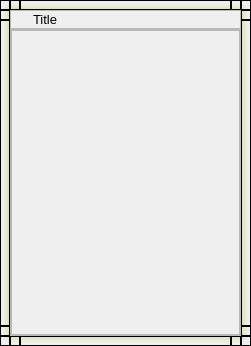
<?xml version="1.0" encoding="UTF-8"?>
<ui version="4.0">
 <class>DockWidget</class>
 <widget class="QWidget" name="DockWidget">
  <property name="geometry">
   <rect>
    <x>0</x>
    <y>0</y>
    <width>251</width>
    <height>346</height>
   </rect>
  </property>
  <property name="minimumSize">
   <size>
    <width>110</width>
    <height>60</height>
   </size>
  </property>
  <property name="windowTitle">
   <string>DockWidget</string>
  </property>
  <layout class="QGridLayout" name="gridLayout">
   <property name="margin">
    <number>0</number>
   </property>
   <property name="spacing">
    <number>0</number>
   </property>
   <item row="0" column="2" colspan="2">
    <layout class="QHBoxLayout" name="hBorder2">
     <property name="spacing">
      <number>0</number>
     </property>
     <item>
      <widget class="QFrame" name="topLeft_ext1">
       <property name="minimumSize">
        <size>
         <width>10</width>
         <height>10</height>
        </size>
       </property>
       <property name="maximumSize">
        <size>
         <width>10</width>
         <height>10</height>
        </size>
       </property>
       <property name="styleSheet">
        <string notr="true">background:qlineargradient(spread:pad, x1:0, y1:1, x2:0, y2:0, stop:0 rgba(164, 196, 0, 70), stop:0.7 rgba(255, 255, 255, 0))</string>
       </property>
       <property name="frameShape">
        <enum>QFrame::StyledPanel</enum>
       </property>
       <property name="frameShadow">
        <enum>QFrame::Raised</enum>
       </property>
      </widget>
     </item>
     <item>
      <widget class="QFrame" name="top">
       <property name="minimumSize">
        <size>
         <width>0</width>
         <height>10</height>
        </size>
       </property>
       <property name="maximumSize">
        <size>
         <width>16777215</width>
         <height>10</height>
        </size>
       </property>
       <property name="styleSheet">
        <string notr="true">background:qlineargradient(spread:pad, x1:0, y1:1, x2:0, y2:0, stop:0 rgba(164, 196, 0, 70), stop:0.7 rgba(255, 255, 255, 0))</string>
       </property>
       <property name="frameShape">
        <enum>QFrame::StyledPanel</enum>
       </property>
       <property name="frameShadow">
        <enum>QFrame::Raised</enum>
       </property>
      </widget>
     </item>
     <item>
      <widget class="QFrame" name="topRight_ext2">
       <property name="minimumSize">
        <size>
         <width>10</width>
         <height>10</height>
        </size>
       </property>
       <property name="maximumSize">
        <size>
         <width>10</width>
         <height>10</height>
        </size>
       </property>
       <property name="styleSheet">
        <string notr="true">background:qlineargradient(spread:pad, x1:0, y1:1, x2:0, y2:0, stop:0 rgba(164, 196, 0, 70), stop:0.7 rgba(255, 255, 255, 0))</string>
       </property>
       <property name="frameShape">
        <enum>QFrame::StyledPanel</enum>
       </property>
       <property name="frameShadow">
        <enum>QFrame::Raised</enum>
       </property>
      </widget>
     </item>
     <item>
      <widget class="QFrame" name="topRight">
       <property name="minimumSize">
        <size>
         <width>10</width>
         <height>10</height>
        </size>
       </property>
       <property name="maximumSize">
        <size>
         <width>10</width>
         <height>10</height>
        </size>
       </property>
       <property name="styleSheet">
        <string notr="true">background:qradialgradient(spread:pad, cx:0, cy:1, radius:0.7, fx:0, fy:1, stop:0 rgba(164, 196, 0, 70), stop:1 rgba(255, 255, 255, 0))</string>
       </property>
       <property name="frameShape">
        <enum>QFrame::StyledPanel</enum>
       </property>
       <property name="frameShadow">
        <enum>QFrame::Raised</enum>
       </property>
      </widget>
     </item>
    </layout>
   </item>
   <item row="0" column="0" rowspan="4" colspan="2">
    <layout class="QVBoxLayout" name="vBorder2">
     <property name="spacing">
      <number>0</number>
     </property>
     <item>
      <widget class="QFrame" name="topLeft">
       <property name="minimumSize">
        <size>
         <width>10</width>
         <height>10</height>
        </size>
       </property>
       <property name="maximumSize">
        <size>
         <width>10</width>
         <height>10</height>
        </size>
       </property>
       <property name="styleSheet">
        <string notr="true">background:qradialgradient(spread:pad, cx:1, cy:1, radius:0.7, fx:1, fy:1, stop:0 rgba(164, 196, 0, 70), stop:1 rgba(255, 255, 255, 0))</string>
       </property>
       <property name="frameShape">
        <enum>QFrame::StyledPanel</enum>
       </property>
       <property name="frameShadow">
        <enum>QFrame::Raised</enum>
       </property>
      </widget>
     </item>
     <item>
      <widget class="QFrame" name="topLeft_ext2">
       <property name="minimumSize">
        <size>
         <width>10</width>
         <height>10</height>
        </size>
       </property>
       <property name="maximumSize">
        <size>
         <width>10</width>
         <height>10</height>
        </size>
       </property>
       <property name="styleSheet">
        <string notr="true">background:qlineargradient(spread:pad, x1:1, y1:0, x2:0, y2:0, stop:0  rgba(164, 196, 0, 70), stop:0.7 rgba(255, 255, 255, 0))</string>
       </property>
       <property name="frameShape">
        <enum>QFrame::StyledPanel</enum>
       </property>
       <property name="frameShadow">
        <enum>QFrame::Raised</enum>
       </property>
      </widget>
     </item>
     <item>
      <widget class="QFrame" name="left">
       <property name="minimumSize">
        <size>
         <width>10</width>
         <height>0</height>
        </size>
       </property>
       <property name="maximumSize">
        <size>
         <width>10</width>
         <height>16777215</height>
        </size>
       </property>
       <property name="styleSheet">
        <string notr="true">background:qlineargradient(spread:pad, x1:1, y1:0, x2:0, y2:0, stop:0  rgba(164, 196, 0, 70), stop:0.7 rgba(255, 255, 255, 0))</string>
       </property>
       <property name="frameShape">
        <enum>QFrame::StyledPanel</enum>
       </property>
       <property name="frameShadow">
        <enum>QFrame::Raised</enum>
       </property>
      </widget>
     </item>
     <item>
      <widget class="QFrame" name="bottomLeft_ext1">
       <property name="minimumSize">
        <size>
         <width>10</width>
         <height>10</height>
        </size>
       </property>
       <property name="maximumSize">
        <size>
         <width>10</width>
         <height>10</height>
        </size>
       </property>
       <property name="styleSheet">
        <string notr="true">background:qlineargradient(spread:pad, x1:1, y1:0, x2:0, y2:0, stop:0  rgba(164, 196, 0, 70), stop:0.7 rgba(255, 255, 255, 0))</string>
       </property>
       <property name="frameShape">
        <enum>QFrame::StyledPanel</enum>
       </property>
       <property name="frameShadow">
        <enum>QFrame::Raised</enum>
       </property>
      </widget>
     </item>
     <item>
      <widget class="QFrame" name="bottomLeft">
       <property name="minimumSize">
        <size>
         <width>10</width>
         <height>10</height>
        </size>
       </property>
       <property name="maximumSize">
        <size>
         <width>10</width>
         <height>10</height>
        </size>
       </property>
       <property name="styleSheet">
        <string notr="true">background:qradialgradient(spread:pad, cx:1, cy:0, radius:0.7, fx:1, fy:0, stop:0 rgba(164, 196, 0, 70), stop:1 rgba(255, 255, 255, 0))</string>
       </property>
       <property name="frameShape">
        <enum>QFrame::StyledPanel</enum>
       </property>
       <property name="frameShadow">
        <enum>QFrame::Raised</enum>
       </property>
      </widget>
     </item>
    </layout>
   </item>
   <item row="1" column="2">
    <widget class="QFrame" name="DockFrame">
     <property name="minimumSize">
      <size>
       <width>0</width>
       <height>19</height>
      </size>
     </property>
     <property name="maximumSize">
      <size>
       <width>16777215</width>
       <height>19</height>
      </size>
     </property>
     <property name="frameShape">
      <enum>QFrame::StyledPanel</enum>
     </property>
     <property name="frameShadow">
      <enum>QFrame::Raised</enum>
     </property>
     <layout class="QHBoxLayout" name="horizontalLayout_2">
      <property name="spacing">
       <number>6</number>
      </property>
      <property name="leftMargin">
       <number>9</number>
      </property>
      <property name="topMargin">
       <number>0</number>
      </property>
      <property name="rightMargin">
       <number>0</number>
      </property>
      <property name="bottomMargin">
       <number>0</number>
      </property>
      <item>
       <widget class="QLabel" name="icone">
        <property name="text">
         <string/>
        </property>
       </widget>
      </item>
      <item>
       <widget class="QLabel" name="L_Title">
        <property name="sizePolicy">
         <sizepolicy hsizetype="Expanding" vsizetype="Preferred">
          <horstretch>0</horstretch>
          <verstretch>0</verstretch>
         </sizepolicy>
        </property>
        <property name="minimumSize">
         <size>
          <width>20</width>
          <height>0</height>
         </size>
        </property>
        <property name="font">
         <font>
          <family>Segoe UI</family>
          <pointsize>10</pointsize>
         </font>
        </property>
        <property name="text">
         <string>Title</string>
        </property>
        <property name="textFormat">
         <enum>Qt::PlainText</enum>
        </property>
        <property name="scaledContents">
         <bool>false</bool>
        </property>
        <property name="textInteractionFlags">
         <set>Qt::NoTextInteraction</set>
        </property>
       </widget>
      </item>
      <item>
       <spacer name="horizontalSpacer">
        <property name="orientation">
         <enum>Qt::Horizontal</enum>
        </property>
        <property name="sizeType">
         <enum>QSizePolicy::Maximum</enum>
        </property>
        <property name="sizeHint" stdset="0">
         <size>
          <width>10</width>
          <height>17</height>
         </size>
        </property>
       </spacer>
      </item>
      <item>
       <layout class="QHBoxLayout" name="optionLayout">
        <property name="spacing">
         <number>0</number>
        </property>
        <item>
         <widget class="QPushButton" name="outToolBarBtn">
          <property name="styleSheet">
           <string notr="true">border:none</string>
          </property>
          <property name="text">
           <string/>
          </property>
          <property name="icon">
           <iconset resource="_resources/SwGuiRsc.qrc">
            <normaloff>:/DockWidget/images/DockWidget/OutToolBar.png</normaloff>:/DockWidget/images/DockWidget/OutToolBar.png</iconset>
          </property>
         </widget>
        </item>
        <item>
         <widget class="QPushButton" name="toToolBarBtn">
          <property name="styleSheet">
           <string notr="true">border:none</string>
          </property>
          <property name="text">
           <string/>
          </property>
          <property name="icon">
           <iconset resource="_resources/SwGuiRsc.qrc">
            <normaloff>:/DockWidget/images/DockWidget/InToolBar.png</normaloff>:/DockWidget/images/DockWidget/InToolBar.png</iconset>
          </property>
         </widget>
        </item>
        <item>
         <widget class="QPushButton" name="PB_Close">
          <property name="minimumSize">
           <size>
            <width>20</width>
            <height>20</height>
           </size>
          </property>
          <property name="maximumSize">
           <size>
            <width>20</width>
            <height>20</height>
           </size>
          </property>
          <property name="styleSheet">
           <string notr="true">border:none</string>
          </property>
          <property name="text">
           <string/>
          </property>
          <property name="icon">
           <iconset resource="_resources/SwGuiRsc.qrc">
            <normaloff>:/DockWidget/images/DockWidget/DockClose.png</normaloff>:/DockWidget/images/DockWidget/DockClose.png</iconset>
          </property>
          <property name="iconSize">
           <size>
            <width>10</width>
            <height>10</height>
           </size>
          </property>
          <property name="flat">
           <bool>false</bool>
          </property>
         </widget>
        </item>
       </layout>
      </item>
     </layout>
    </widget>
   </item>
   <item row="1" column="3" rowspan="3">
    <layout class="QVBoxLayout" name="vBorder1">
     <property name="spacing">
      <number>0</number>
     </property>
     <item>
      <widget class="QFrame" name="topRight_ext1">
       <property name="minimumSize">
        <size>
         <width>10</width>
         <height>10</height>
        </size>
       </property>
       <property name="maximumSize">
        <size>
         <width>10</width>
         <height>10</height>
        </size>
       </property>
       <property name="styleSheet">
        <string notr="true">background:qlineargradient(spread:pad, x1:0, y1:0, x2:1, y2:0, stop:0  rgba(164, 196, 0, 70), stop:0.7 rgba(255, 255, 255, 0))</string>
       </property>
       <property name="frameShape">
        <enum>QFrame::StyledPanel</enum>
       </property>
       <property name="frameShadow">
        <enum>QFrame::Raised</enum>
       </property>
      </widget>
     </item>
     <item>
      <widget class="QFrame" name="right">
       <property name="minimumSize">
        <size>
         <width>10</width>
         <height>0</height>
        </size>
       </property>
       <property name="maximumSize">
        <size>
         <width>10</width>
         <height>16777215</height>
        </size>
       </property>
       <property name="styleSheet">
        <string notr="true">background:qlineargradient(spread:pad, x1:0, y1:0, x2:1, y2:0, stop:0  rgba(164, 196, 0, 70), stop:0.7 rgba(255, 255, 255, 0))</string>
       </property>
       <property name="frameShape">
        <enum>QFrame::StyledPanel</enum>
       </property>
       <property name="frameShadow">
        <enum>QFrame::Raised</enum>
       </property>
      </widget>
     </item>
     <item>
      <widget class="QFrame" name="bottomRight_ext2">
       <property name="minimumSize">
        <size>
         <width>10</width>
         <height>10</height>
        </size>
       </property>
       <property name="maximumSize">
        <size>
         <width>10</width>
         <height>10</height>
        </size>
       </property>
       <property name="styleSheet">
        <string notr="true">background:qlineargradient(spread:pad, x1:0, y1:0, x2:1, y2:0, stop:0  rgba(164, 196, 0, 70), stop:0.7 rgba(255, 255, 255, 0))</string>
       </property>
       <property name="frameShape">
        <enum>QFrame::StyledPanel</enum>
       </property>
       <property name="frameShadow">
        <enum>QFrame::Raised</enum>
       </property>
      </widget>
     </item>
     <item>
      <widget class="QFrame" name="bottomRight">
       <property name="minimumSize">
        <size>
         <width>10</width>
         <height>10</height>
        </size>
       </property>
       <property name="maximumSize">
        <size>
         <width>10</width>
         <height>10</height>
        </size>
       </property>
       <property name="styleSheet">
        <string notr="true">background:qradialgradient(spread:pad, cx:0, cy:0, radius:0.7, fx:0, fy:0, stop:0 rgba(164, 196, 0, 70), stop:1 rgba(255, 255, 255, 0))</string>
       </property>
       <property name="frameShape">
        <enum>QFrame::StyledPanel</enum>
       </property>
       <property name="frameShadow">
        <enum>QFrame::Raised</enum>
       </property>
      </widget>
     </item>
    </layout>
   </item>
   <item row="2" column="2">
    <widget class="QFrame" name="DockContent">
     <property name="frameShape">
      <enum>QFrame::StyledPanel</enum>
     </property>
     <property name="frameShadow">
      <enum>QFrame::Raised</enum>
     </property>
     <layout class="QGridLayout" name="gridLayout_3">
      <property name="margin">
       <number>0</number>
      </property>
      <property name="spacing">
       <number>0</number>
      </property>
      <item row="0" column="0">
       <widget class="QScrollArea" name="scrollArea">
        <property name="widgetResizable">
         <bool>true</bool>
        </property>
        <widget class="QWidget" name="scrollAreaWidgetContents">
         <property name="geometry">
          <rect>
           <x>0</x>
           <y>0</y>
           <width>223</width>
           <height>299</height>
          </rect>
         </property>
         <layout class="QVBoxLayout" name="contentLayout">
          <property name="spacing">
           <number>0</number>
          </property>
          <property name="margin">
           <number>0</number>
          </property>
          <item>
           <spacer name="verticalSpacer">
            <property name="orientation">
             <enum>Qt::Vertical</enum>
            </property>
            <property name="sizeHint" stdset="0">
             <size>
              <width>20</width>
              <height>20</height>
             </size>
            </property>
           </spacer>
          </item>
         </layout>
        </widget>
       </widget>
      </item>
     </layout>
    </widget>
   </item>
   <item row="3" column="2">
    <layout class="QHBoxLayout" name="hBorder1">
     <property name="spacing">
      <number>0</number>
     </property>
     <item>
      <widget class="QFrame" name="bottomLeft_ext2">
       <property name="minimumSize">
        <size>
         <width>10</width>
         <height>10</height>
        </size>
       </property>
       <property name="maximumSize">
        <size>
         <width>10</width>
         <height>10</height>
        </size>
       </property>
       <property name="styleSheet">
        <string notr="true">background:qlineargradient(spread:pad, x1:0, y1:0, x2:0, y2:1, stop:0  rgba(164, 196, 0, 70), stop:0.7 rgba(255, 255, 255, 0))</string>
       </property>
       <property name="frameShape">
        <enum>QFrame::StyledPanel</enum>
       </property>
       <property name="frameShadow">
        <enum>QFrame::Raised</enum>
       </property>
      </widget>
     </item>
     <item>
      <widget class="QFrame" name="bottom">
       <property name="minimumSize">
        <size>
         <width>0</width>
         <height>10</height>
        </size>
       </property>
       <property name="maximumSize">
        <size>
         <width>16777215</width>
         <height>10</height>
        </size>
       </property>
       <property name="styleSheet">
        <string notr="true">background:qlineargradient(spread:pad, x1:0, y1:0, x2:0, y2:1, stop:0  rgba(164, 196, 0, 70), stop:0.7 rgba(255, 255, 255, 0))</string>
       </property>
       <property name="frameShape">
        <enum>QFrame::StyledPanel</enum>
       </property>
       <property name="frameShadow">
        <enum>QFrame::Raised</enum>
       </property>
      </widget>
     </item>
     <item>
      <widget class="QFrame" name="bottomRight_ext1">
       <property name="minimumSize">
        <size>
         <width>10</width>
         <height>10</height>
        </size>
       </property>
       <property name="maximumSize">
        <size>
         <width>10</width>
         <height>10</height>
        </size>
       </property>
       <property name="styleSheet">
        <string notr="true">background:qlineargradient(spread:pad, x1:0, y1:0, x2:0, y2:1, stop:0  rgba(164, 196, 0, 70), stop:0.7 rgba(255, 255, 255, 0))</string>
       </property>
       <property name="frameShape">
        <enum>QFrame::StyledPanel</enum>
       </property>
       <property name="frameShadow">
        <enum>QFrame::Raised</enum>
       </property>
      </widget>
     </item>
    </layout>
   </item>
  </layout>
 </widget>
 <layoutdefault spacing="6" margin="11"/>
 <resources>
  <include location="_resources/SwGuiRsc.qrc"/>
 </resources>
 <connections/>
</ui>
